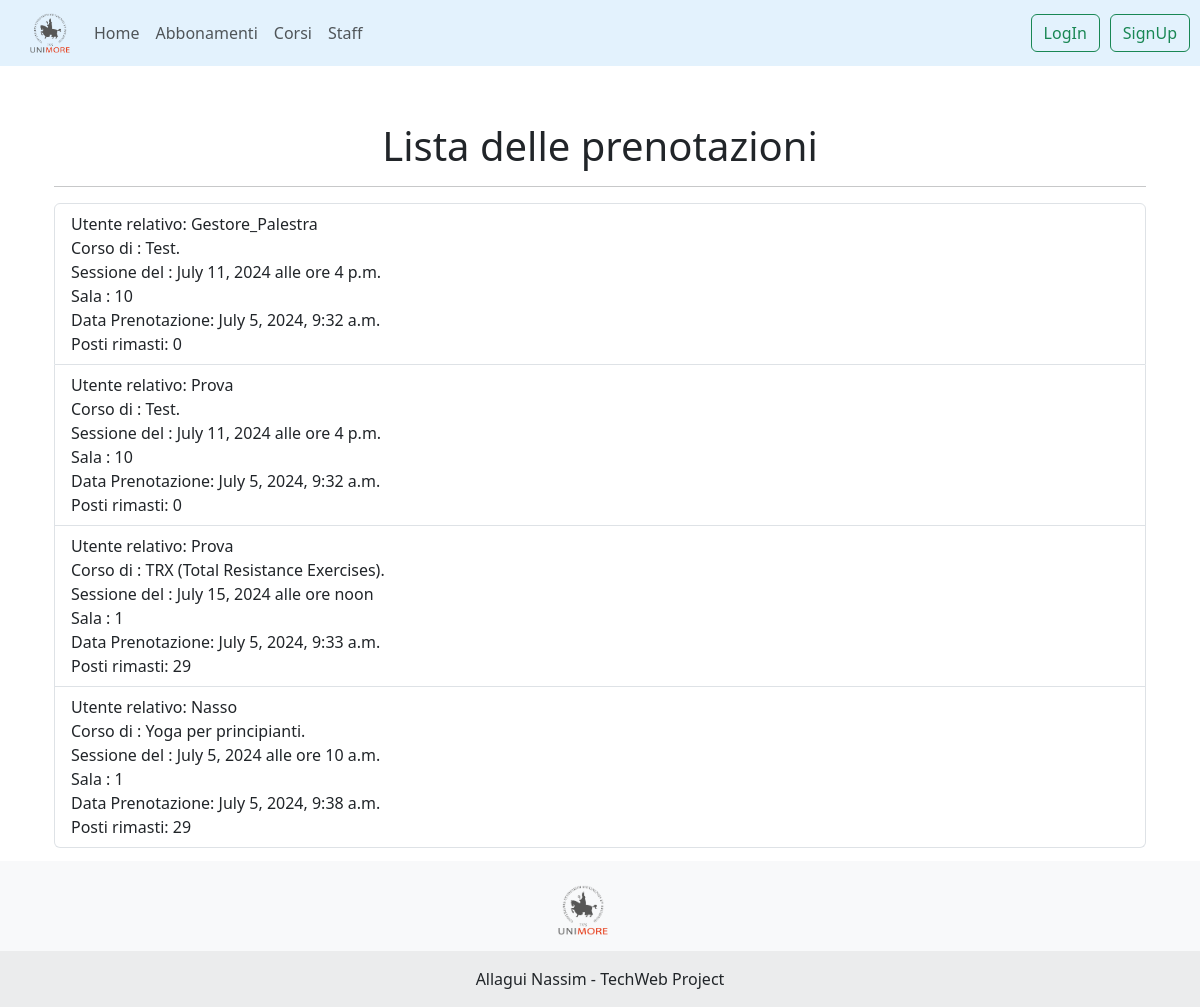
Before: /unimoregym/situazione_prenotazioni/ with the older database file.
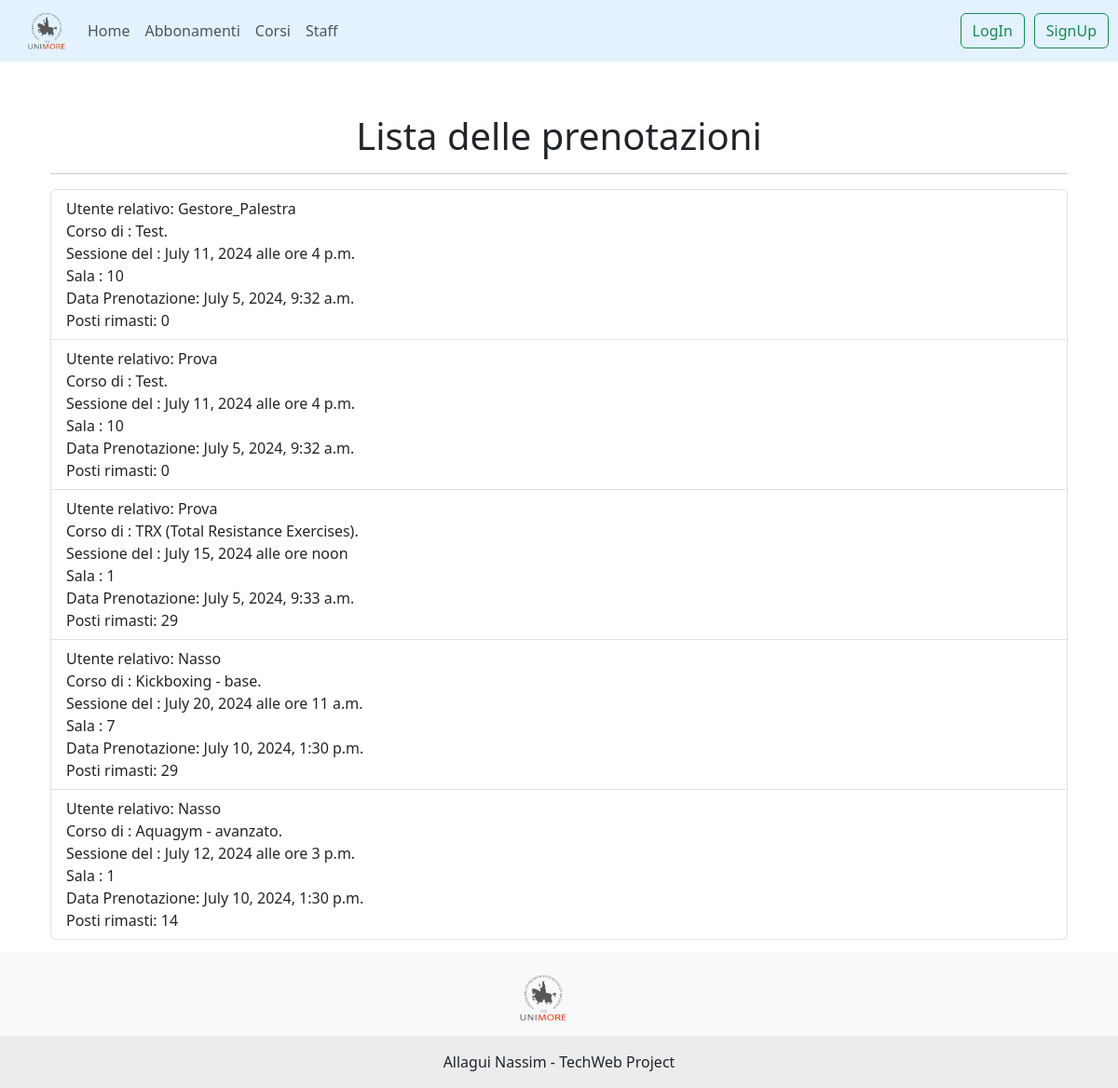
After: the same page with the newer database file.
### unimoregym/models.py (models this page shows, shortened)
class PrenotazioneUtenteCorso(models.Model):
    idPrenotazione = models.AutoField(primary_key=True)
    fk_utente = models.ForeignKey(GymUser, on_delete=models.CASCADE)
    fk_sessione = models.ForeignKey(SessioneCorso, on_delete=models.CASCADE)
    data_prenotazione = models.DateTimeField(auto_now_add=True)

class GymUser(AbstractUser):
    nome = models.CharField(max_length=255, default='')
    cognome = models.CharField(max_length=255, default='')
    codice_fiscale = models.CharField(max_length=16, default='')
    data_nascita = models.DateField(null=True, blank=True)
    profile_image = models.ImageField(upload_to='profile_images/', default='default/default_user.png')
    objects = CustomUserManager()
    def __str__(self):
        out =  self.username
        return out

class SessioneCorso(models.Model):
    idSessione = models.AutoField(primary_key=True)
    ora = models.TimeField()
    data = models.DateField()
    sala_corso = models.IntegerField()
    disponibilita = models.IntegerField(default=30)
    fk_corso = models.ForeignKey(Corso, on_delete=models.CASCADE)

class Corso(models.Model):
    idcorso = models.CharField(max_length=255, primary_key=True)
    nome = models.CharField(max_length=255)
    categoria = models.CharField(max_length=255, default="")
    descrizione = models.TextField()
    durata = models.IntegerField(default=60, help_text="Durata in minuti")
    fk_trainer = models.ForeignKey(Trainer, on_delete=models.CASCADE, null=True, blank=True)
    valutazione_media = models.FloatField(default=0)
    def __str__(self):
        out =  self.nome + ".\n"
        return out
    class Meta:
        verbose_name_plural = "Corsi"

### unimoregym/views.py (the view)
# urls.py: path('situazione_prenotazioni/', SituazionePrenotazioniListView.as_view(), name='situazione_prenotazioni'),
class SituazionePrenotazioniListView(GroupRequiredMixin, ListView):
    group_required = ["Owner"]
    titolo = "Lista delle prenotazioni"
    empty_message = "Non ci sono prenotazioni"
    model = PrenotazioneUtenteCorso
    template_name = "gym/gestore_views/resoconto_prenotazioni.html"

### unimoregym/templates/gym/gestore_views/resoconto_prenotazioni.html (shortened to what this page needs)
{% extends 'base_page.html' %}
{% load crispy_forms_filters %}
{% load crispy_forms_tags %}
{% load static %}
{% block content %}
<div class="container">
    <h1 style="text-align: center">{{  view.titolo }}</h1><hr>
    <ul class="list-group">
        {% for obj in object_list %}
            <li class="list-group-item">
                Utente relativo: {{ obj.fk_utente }} <br>
                Corso di : {{ obj.fk_sessione.fk_corso }} <br>
                Sessione del : {{ obj.fk_sessione.data }} alle ore {{ obj.fk_sessione.ora }}<br>
                Sala : {{ obj.fk_sessione.sala_corso }} <br>
                Data Prenotazione: {{ obj.data_prenotazione }} <br>
                Posti rimasti: {{ obj.fk_sessione.disponibilita }} <br>
            </li>
        {% empty %}
            <li class="list-group-item"> {{ view.empty_message }}</li>
        {% endfor %}
    </ul>
<br>
</div>
{% endblock %}

### templates/base_page.html (shortened to what this page needs)
<!DOCTYPE html>
<html lang="en">
<head>
    {% block head %}
  <link href="https://cdn.jsdelivr.net/npm/bootstrap@5.3.3/dist/css/bootstrap.min.css" rel="stylesheet">
  {% endblock %}
  {% load crispy_forms_tags %}
</head>
{% load static %}
<body>
<nav class="navbar navbar-expand-lg navbar-light " style="background-color: #e3f2fd;">
  <div class="collapse navbar-collapse" id="navbarTogglerDemo01" style="margin-left: 30px">
    <a class="navbar-brand" href="https://www.unimore.it/it" target=”_blank”><img src="{% static '/imgs/unimore.png' %}" alt="" width="40" height="40"></a>
    <ul class="navbar-nav mr-auto mt-2 mt-lg-0">
        {% if user.is_authenticated %}
            <li class="nav-item active">
                <a class="nav-link layoutlink" href="{% url 'unimoregym:homeGym' %}">Home</a>
            </li>
        {% else %}
            <li class="nav-item">
                <a class="nav-link layoutlink" href="{% url 'home' %}">Home</a>
            </li>
        {% endif %}
      <li class="nav-item">
        <a class="nav-link layoutlink" href="{% url 'unimoregym:ListaAbbonamenti' %}">Abbonamenti</a>
      </li>
      <li class="nav-item">
        <a class="nav-link layoutlink" href="{% url 'unimoregym:ListaCorsi' %}">Corsi</a>
      </li>
      <li class="nav-item">
        <a class="nav-link layoutlink" href="{% url 'unimoregym:ListaStaff' %}">Staff</a>
      </li>
    </ul>
    <ul class="navbar-nav ms-auto">
    {% if user.is_authenticated %}
       <li class="nav-item"><a class="btn btn-outline-success ms-auto " href="{% url 'unimoregym:profile' %}" type="submit" style="margin-right: 10px" >Profilo</a></li>
       <li class="nav-item"><form id="logout-form" method="post" action="{% url 'logout' %}">
      {% csrf_token %}
        <button class="btn btn-outline-success ms-auto " type="submit" style="margin-right: 10px">LogOut</button>
      </form></li>
    {% else %}
      <li class="nav-item"><a class="btn btn-outline-success ms-auto " href="{% url 'login' %}" type="submit" style="margin-right: 10px" >LogIn</a></li>
      <li class="nav-item"><a class="btn btn-outline-success ms-auto " href="{% url 'register_client' %}" type="submit" style="margin-right: 10px">SignUp</a></li>
    {% endif %}
    </ul>
  </div>
</nav>
<div id="main-content" class="container">
        {% block content %}
        {% endblock %}
</div>
  <footer class="bg-body-tertiary text-center mt-auto fixed-bottom">
  <div class="container text-center p-4 pb-0">
    <section class="d-flex justify-content-center align-items-center">
        <p class="">
            <a href="/" class="col-md-4 d-flex align-items-center justify-content-center mb-3 mb-md-0 me-md-auto link-body-emphasis text-decoration-none">
        <img src="{% static '/imgs/unimore.png' %}" alt="" width="50" height="50">
      </a>
        </p>
    </section>
  </div>
  <div class="text-center p-3" style="background-color: rgba(0, 0, 0, 0.05);">
    Allagui Nassim - TechWeb Project
  </div>
</footer>
  </body>
  </html>

### templates/base_page.html (style rules this page uses)
body, html { height: 100%; }
#main-content { overflow-y: auto; padding-top: 56px; padding-bottom: 56px; height: calc(100% - 112px); }

Changed rows visible on the page:
removed PrenotazioneUtenteCorso: fk_utente "Nasso", fk_sessione.fk_corso "Yoga per principianti.", fk_sessione.data "July 5, 2024", fk_sessione.ora "10 a.m.", fk_sessione.sala_corso "1", data_prenotazione "July 5, 2024, 9:38 a.m.", fk_sessione.disponibilita "29"
added PrenotazioneUtenteCorso: fk_utente "Nasso", fk_sessione.fk_corso "Kickboxing - base.", fk_sessione.data "July 20, 2024", fk_sessione.ora "11 a.m.", fk_sessione.sala_corso "7", data_prenotazione "July 10, 2024, 1:30 p.m.", fk_sessione.disponibilita "29"
added PrenotazioneUtenteCorso: fk_utente "Nasso", fk_sessione.fk_corso "Aquagym - avanzato.", fk_sessione.data "July 12, 2024", fk_sessione.ora "3 p.m.", fk_sessione.sala_corso "1", data_prenotazione "July 10, 2024, 1:30 p.m.", fk_sessione.disponibilita "14"
